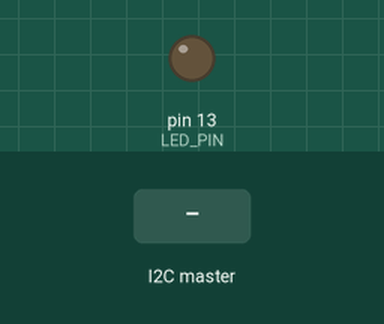
The sketch below on a simulated Arduino Uno, built with avr-gcc and run on an emulated ATmega328P. Shown: output pins drawn as LEDs (lit = HIGH). Inputs (shaded band) come from the test bench.

Above: at 1.2 s.
1.3 s: the I2C master sends the byte 1
At 1.9 s:
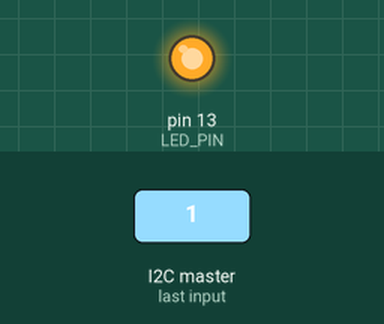
2.8 s: the I2C master sends the byte 0
At 4.0 s:
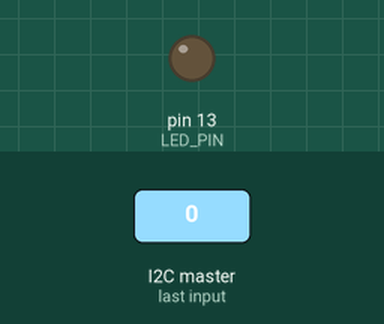
4.3 s: the I2C master sends the byte 2
At 5.4 s:
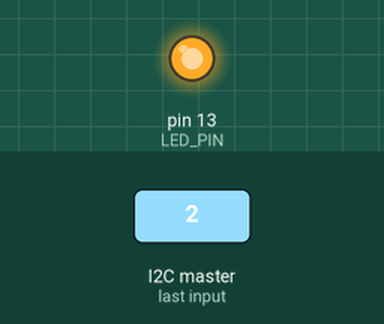
Timing chart, 0 to 7.3 s (numbered marks = the images above; inputs shaded):
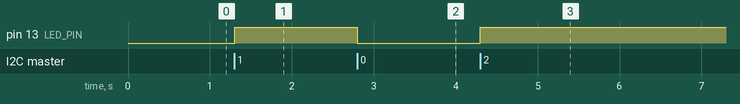

The sketch:

ArduinoTest.ino
```cpp
#include <Arduino.h> // Arduino library
#include <Wire.h> // I2C library

// LED pin 13
#define LED_PIN 13

void setup() {
    // Join I2C bus as slave with address 8
    Wire.begin(0x8);

    // Call receiveEvent when data is received
    Wire.onReceive(receiveEvent);

    // Set LED pin as output and turn it off
    pinMode(LED_PIN, OUTPUT);
    digitalWrite(LED_PIN, LOW);
}

void receiveEvent(int howMany) {
    // Read data from I2C bus
    while (Wire.available()) { // loop through all but the last
        char c = Wire.read(); // receive byte as a character
        digitalWrite(LED_PIN, c);
    }
 }

void blinkLED (int pin){
    delay(1000);
    digitalWrite(pin, LOW);
    delay(1000);
    digitalWrite(pin, HIGH);

}

void loop() {
    //blinkLED(LED_PIN);
    delay(100);
}
```

Measured:
- after the input at 1.3 s, pin 13 (LED_PIN): LOW → HIGH at once
- after the input at 2.8 s, pin 13 (LED_PIN): HIGH → LOW at once
- after the input at 4.3 s, pin 13 (LED_PIN): LOW → HIGH at once
